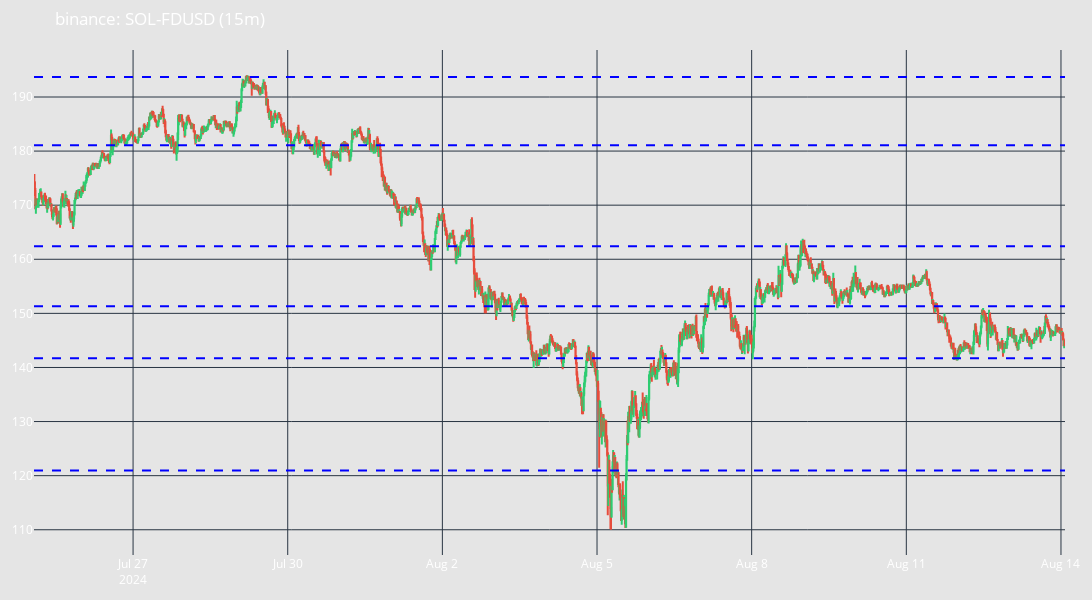
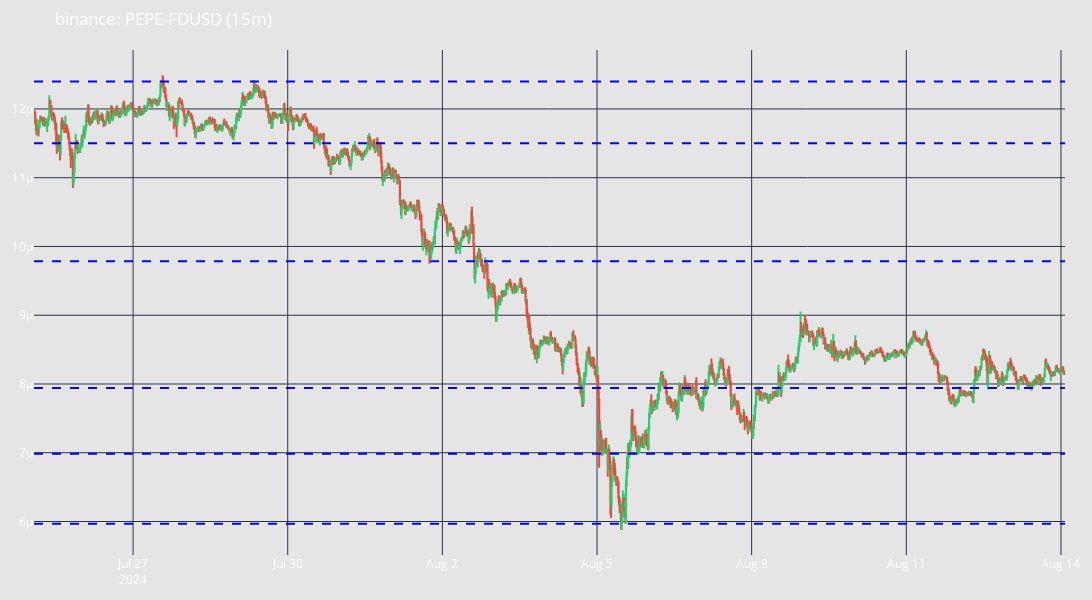
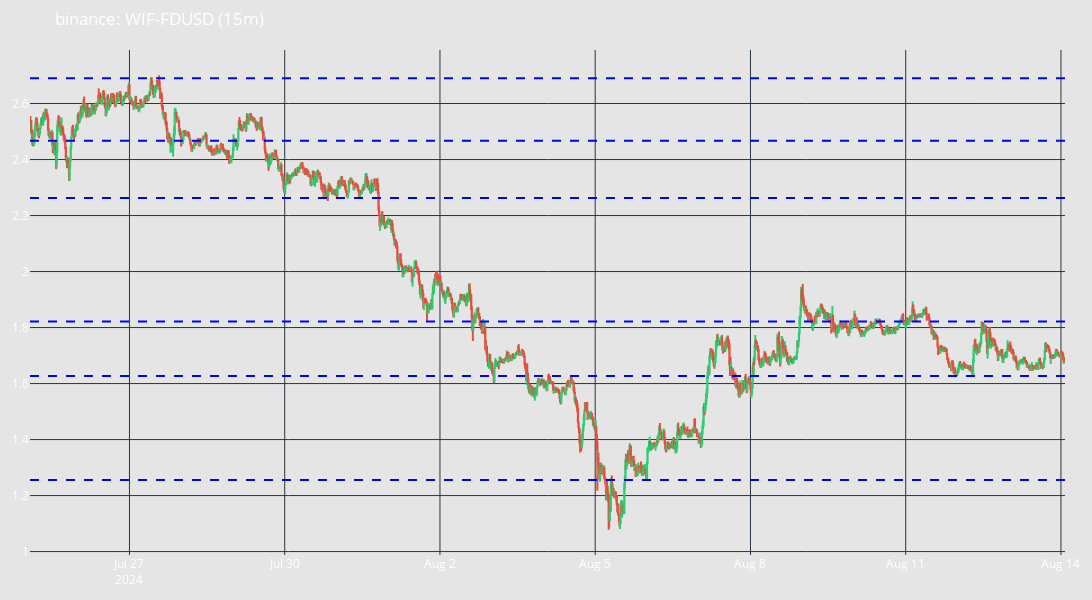
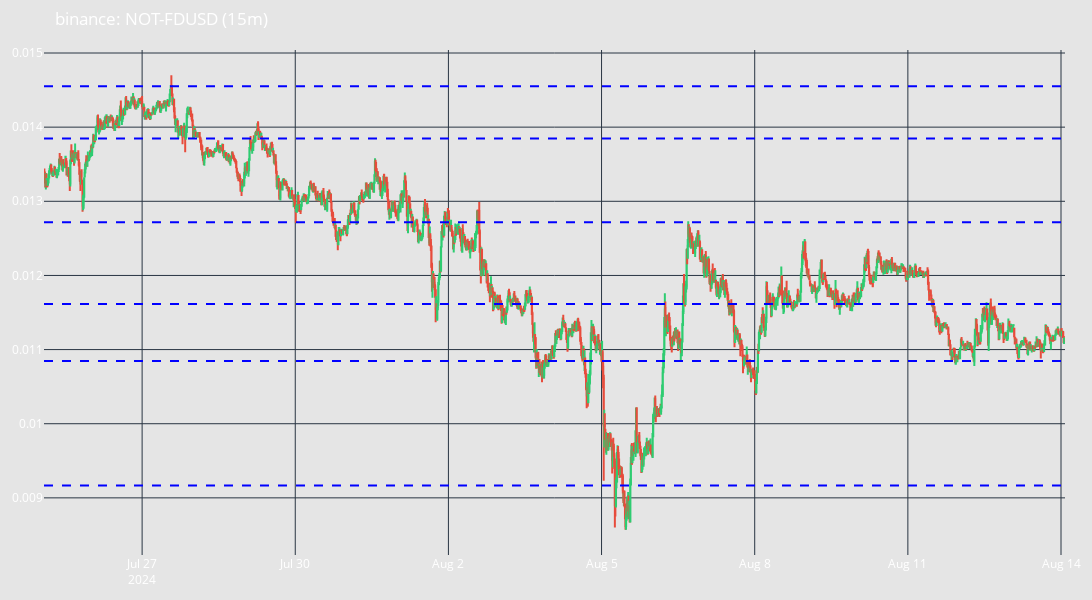

The cell these charts' notebook holds for them, in order:
### Code cell
for config in market_configs:
    fig = config["candles"].fig("candles")
    for price in config['prices']:
        fig.add_hline(y=price, line=dict(color='blue', dash='dash'))
    fig.show()

### Figure 1 — Plotly figure (JSON) as saved in the notebook; plotly's stock layout.template omitted (floating-point values rounded to 4 significant figures; data arrays with more than 128 entries replaced by an {"elided": "..."} marker saying what was removed)
{"data": [{"close": {"elided": "1919 float values"}, "decreasing": {"line": {"color": "#E74C3C"}}, "high": {"elided": "1919 float values"}, "increasing": {"line": {"color": "#2ECC71"}}, "low": {"elided": "1919 float values"}, "name": "Candlesticks", "open": {"elided": "1919 float values"}, "x": {"elided": "1919 str values"}, "type": "candlestick"}], "layout": {"font": {"color": "white", "size": 12}, "margin": {"l": 20, "r": 20, "t": 50, "b": 20}, "xaxis": {"rangeslider": {"visible": false}}, "title": {"text": "binance: SOL-FDUSD (15m)"}, "plot_bgcolor": "rgba(0, 0, 0, 0)", "paper_bgcolor": "rgba(0, 0, 0, 0.1)", "height": 600, "width": 1200, "hovermode": "x unified", "showlegend": false, "shapes": [{"line": {"color": "blue", "dash": "dash"}, "type": "line", "x0": 0, "x1": 1, "xref": "x domain", "y0": 193.7, "y1": 193.7, "yref": "y"}, {"line": {"color": "blue", "dash": "dash"}, "type": "line", "x0": 0, "x1": 1, "xref": "x domain", "y0": 181.1, "y1": 181.1, "yref": "y"}, {"line": {"color": "blue", "dash": "dash"}, "type": "line", "x0": 0, "x1": 1, "xref": "x domain", "y0": 162.4, "y1": 162.4, "yref": "y"}, {"line": {"color": "blue", "dash": "dash"}, "type": "line", "x0": 0, "x1": 1, "xref": "x domain", "y0": 151.3, "y1": 151.3, "yref": "y"}, {"line": {"color": "blue", "dash": "dash"}, "type": "line", "x0": 0, "x1": 1, "xref": "x domain", "y0": 141.7, "y1": 141.7, "yref": "y"}, {"line": {"color": "blue", "dash": "dash"}, "type": "line", "x0": 0, "x1": 1, "xref": "x domain", "y0": 121.0, "y1": 121.0, "yref": "y"}]}}

### Figure 2 — Plotly figure (JSON) as saved in the notebook; plotly's stock layout.template omitted (floating-point values rounded to 4 significant figures; data arrays with more than 128 entries replaced by an {"elided": "..."} marker saying what was removed)
{"data": [{"close": {"elided": "1919 float values"}, "decreasing": {"line": {"color": "#E74C3C"}}, "high": {"elided": "1919 float values"}, "increasing": {"line": {"color": "#2ECC71"}}, "low": {"elided": "1919 float values"}, "name": "Candlesticks", "open": {"elided": "1919 float values"}, "x": {"elided": "1919 str values"}, "type": "candlestick"}], "layout": {"font": {"color": "white", "size": 12}, "margin": {"l": 20, "r": 20, "t": 50, "b": 20}, "xaxis": {"rangeslider": {"visible": false}}, "title": {"text": "binance: PEPE-FDUSD (15m)"}, "plot_bgcolor": "rgba(0, 0, 0, 0)", "paper_bgcolor": "rgba(0, 0, 0, 0.1)", "height": 600, "width": 1200, "hovermode": "x unified", "showlegend": false, "shapes": [{"line": {"color": "blue", "dash": "dash"}, "type": "line", "x0": 0, "x1": 1, "xref": "x domain", "y0": 1.24e-05, "y1": 1.24e-05, "yref": "y"}, {"line": {"color": "blue", "dash": "dash"}, "type": "line", "x0": 0, "x1": 1, "xref": "x domain", "y0": 1.15e-05, "y1": 1.15e-05, "yref": "y"}, {"line": {"color": "blue", "dash": "dash"}, "type": "line", "x0": 0, "x1": 1, "xref": "x domain", "y0": 9.785e-06, "y1": 9.785e-06, "yref": "y"}, {"line": {"color": "blue", "dash": "dash"}, "type": "line", "x0": 0, "x1": 1, "xref": "x domain", "y0": 7.941e-06, "y1": 7.941e-06, "yref": "y"}, {"line": {"color": "blue", "dash": "dash"}, "type": "line", "x0": 0, "x1": 1, "xref": "x domain", "y0": 6.987e-06, "y1": 6.987e-06, "yref": "y"}, {"line": {"color": "blue", "dash": "dash"}, "type": "line", "x0": 0, "x1": 1, "xref": "x domain", "y0": 5.967e-06, "y1": 5.967e-06, "yref": "y"}]}}

### Figure 3 — Plotly figure (JSON) as saved in the notebook; plotly's stock layout.template omitted (floating-point values rounded to 4 significant figures; data arrays with more than 128 entries replaced by an {"elided": "..."} marker saying what was removed)
{"data": [{"close": {"elided": "1919 float values"}, "decreasing": {"line": {"color": "#E74C3C"}}, "high": {"elided": "1919 float values"}, "increasing": {"line": {"color": "#2ECC71"}}, "low": {"elided": "1919 float values"}, "name": "Candlesticks", "open": {"elided": "1919 float values"}, "x": {"elided": "1919 str values"}, "type": "candlestick"}], "layout": {"font": {"color": "white", "size": 12}, "margin": {"l": 20, "r": 20, "t": 50, "b": 20}, "xaxis": {"rangeslider": {"visible": false}}, "title": {"text": "binance: WIF-FDUSD (15m)"}, "plot_bgcolor": "rgba(0, 0, 0, 0)", "paper_bgcolor": "rgba(0, 0, 0, 0.1)", "height": 600, "width": 1200, "hovermode": "x unified", "showlegend": false, "shapes": [{"line": {"color": "blue", "dash": "dash"}, "type": "line", "x0": 0, "x1": 1, "xref": "x domain", "y0": 2.69, "y1": 2.69, "yref": "y"}, {"line": {"color": "blue", "dash": "dash"}, "type": "line", "x0": 0, "x1": 1, "xref": "x domain", "y0": 2.467, "y1": 2.467, "yref": "y"}, {"line": {"color": "blue", "dash": "dash"}, "type": "line", "x0": 0, "x1": 1, "xref": "x domain", "y0": 2.263, "y1": 2.263, "yref": "y"}, {"line": {"color": "blue", "dash": "dash"}, "type": "line", "x0": 0, "x1": 1, "xref": "x domain", "y0": 1.822, "y1": 1.822, "yref": "y"}, {"line": {"color": "blue", "dash": "dash"}, "type": "line", "x0": 0, "x1": 1, "xref": "x domain", "y0": 1.627, "y1": 1.627, "yref": "y"}, {"line": {"color": "blue", "dash": "dash"}, "type": "line", "x0": 0, "x1": 1, "xref": "x domain", "y0": 1.255, "y1": 1.255, "yref": "y"}]}}

### Figure 4 — Plotly figure (JSON) as saved in the notebook; plotly's stock layout.template omitted (floating-point values rounded to 4 significant figures; data arrays with more than 128 entries replaced by an {"elided": "..."} marker saying what was removed)
{"data": [{"close": {"elided": "1919 float values"}, "decreasing": {"line": {"color": "#E74C3C"}}, "high": {"elided": "1919 float values"}, "increasing": {"line": {"color": "#2ECC71"}}, "low": {"elided": "1919 float values"}, "name": "Candlesticks", "open": {"elided": "1919 float values"}, "x": {"elided": "1919 str values"}, "type": "candlestick"}], "layout": {"font": {"color": "white", "size": 12}, "margin": {"l": 20, "r": 20, "t": 50, "b": 20}, "xaxis": {"rangeslider": {"visible": false}}, "title": {"text": "binance: NOT-FDUSD (15m)"}, "plot_bgcolor": "rgba(0, 0, 0, 0)", "paper_bgcolor": "rgba(0, 0, 0, 0.1)", "height": 600, "width": 1200, "hovermode": "x unified", "showlegend": false, "shapes": [{"line": {"color": "blue", "dash": "dash"}, "type": "line", "x0": 0, "x1": 1, "xref": "x domain", "y0": 0.01455, "y1": 0.01455, "yref": "y"}, {"line": {"color": "blue", "dash": "dash"}, "type": "line", "x0": 0, "x1": 1, "xref": "x domain", "y0": 0.01385, "y1": 0.01385, "yref": "y"}, {"line": {"color": "blue", "dash": "dash"}, "type": "line", "x0": 0, "x1": 1, "xref": "x domain", "y0": 0.01272, "y1": 0.01272, "yref": "y"}, {"line": {"color": "blue", "dash": "dash"}, "type": "line", "x0": 0, "x1": 1, "xref": "x domain", "y0": 0.01161, "y1": 0.01161, "yref": "y"}, {"line": {"color": "blue", "dash": "dash"}, "type": "line", "x0": 0, "x1": 1, "xref": "x domain", "y0": 0.01085, "y1": 0.01085, "yref": "y"}, {"line": {"color": "blue", "dash": "dash"}, "type": "line", "x0": 0, "x1": 1, "xref": "x domain", "y0": 0.009166, "y1": 0.009166, "yref": "y"}]}}
